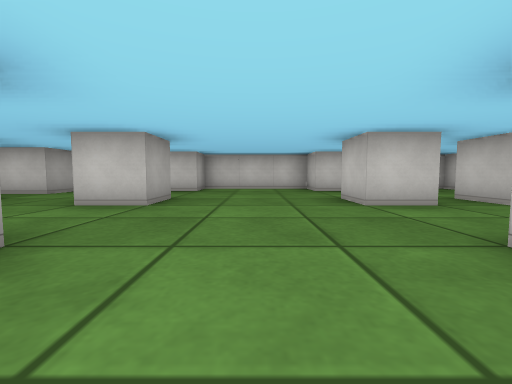
view 1 (above)

24 first-person views from a walk through a cub3D maze. The camera is about half as high as the walls, tilts 4° down and sees 90° across. The floor is counted in squares. Each view is taken from the middle of a square. On the plan, view 1 faces up. The plan holds only what a view shows up to about 9 squares ahead; the rest is blank.

view 2
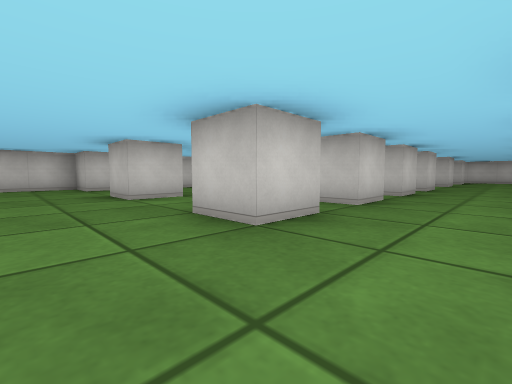

view 3
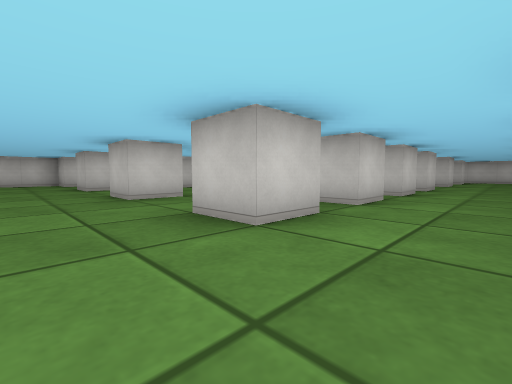

view 4
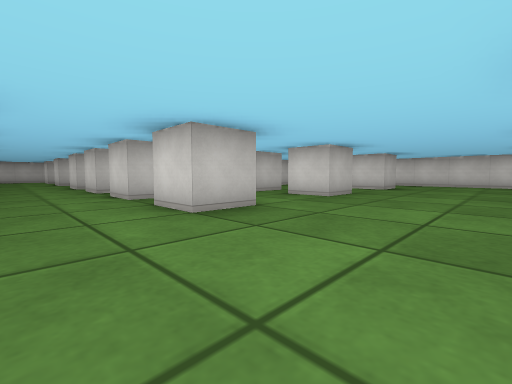

view 5
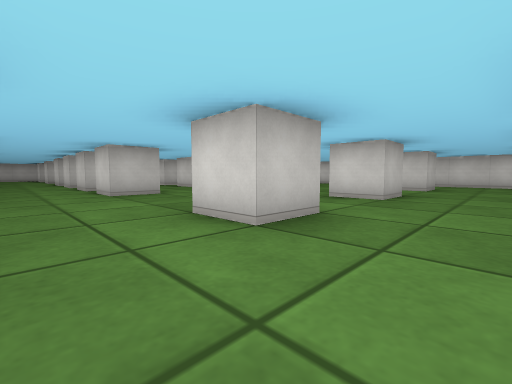

view 6
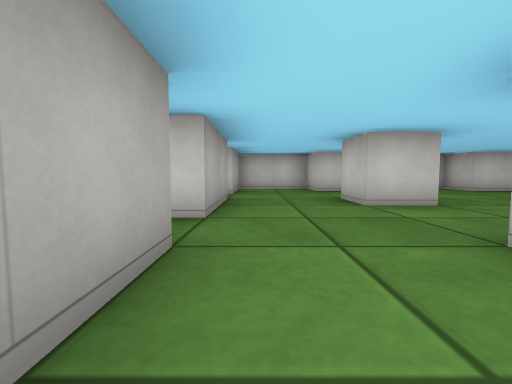

view 7
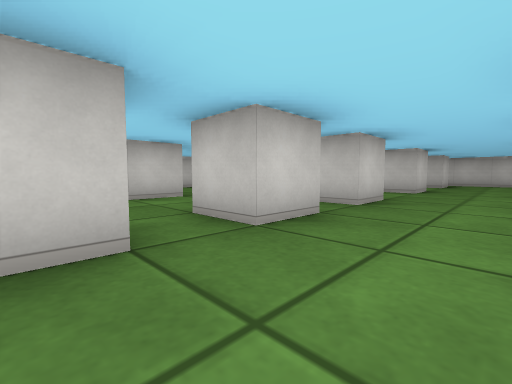

view 8
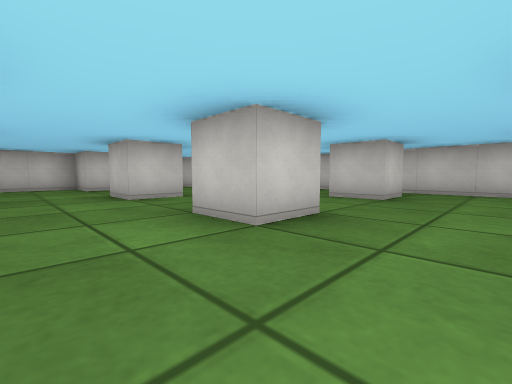

view 9
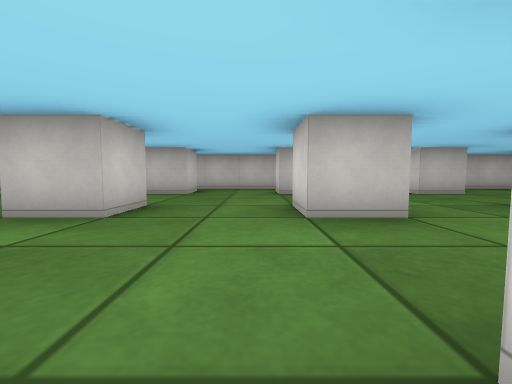

view 10
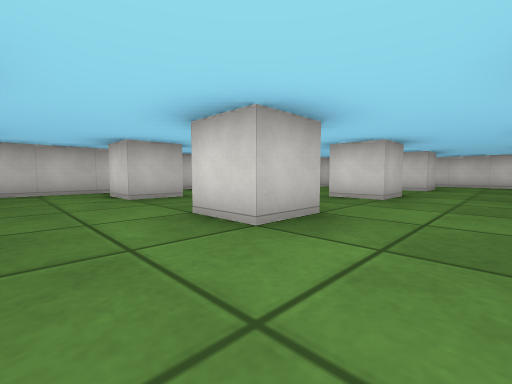

view 11
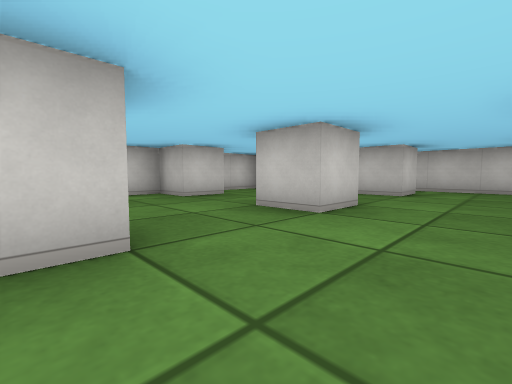

view 12
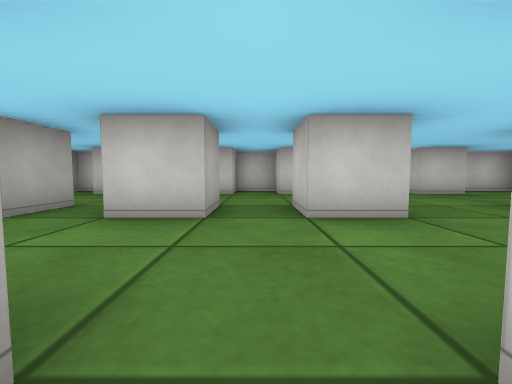

view 13
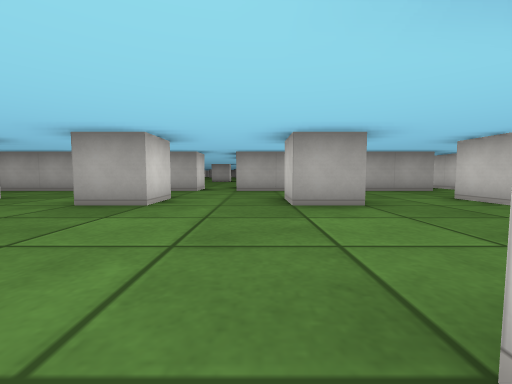

view 14
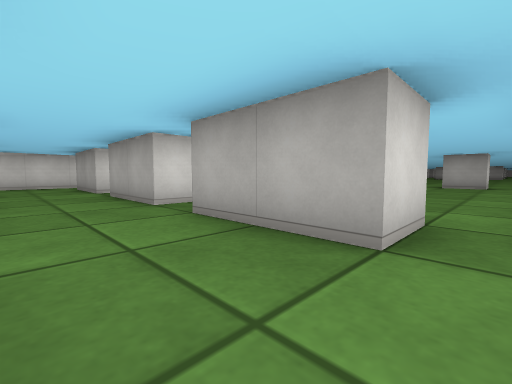

view 15
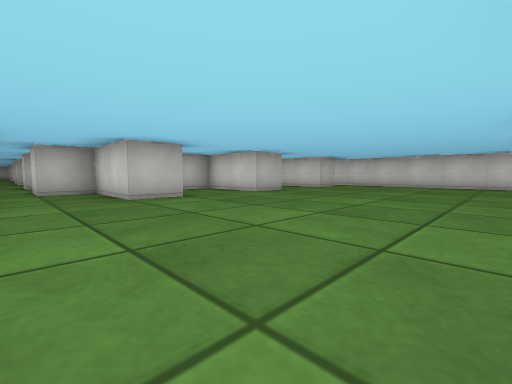

view 16
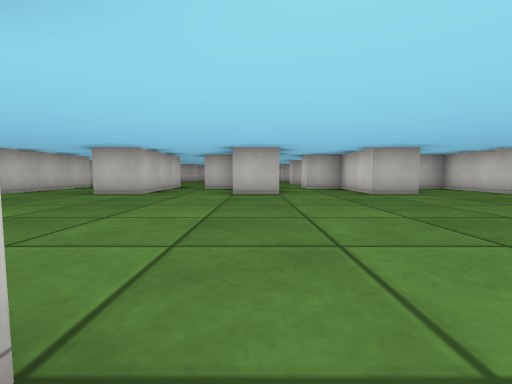

view 17
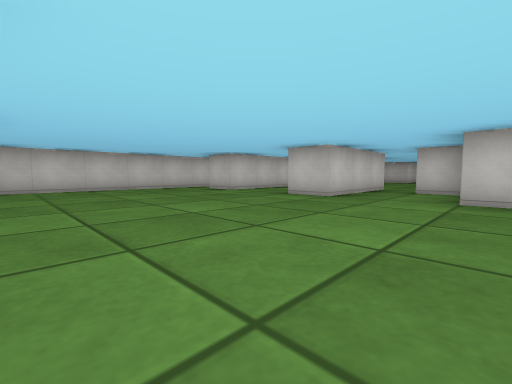

view 18
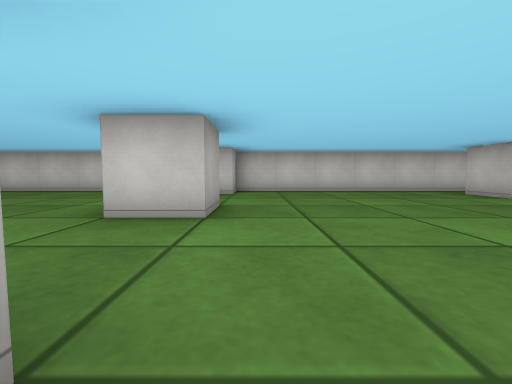

view 19
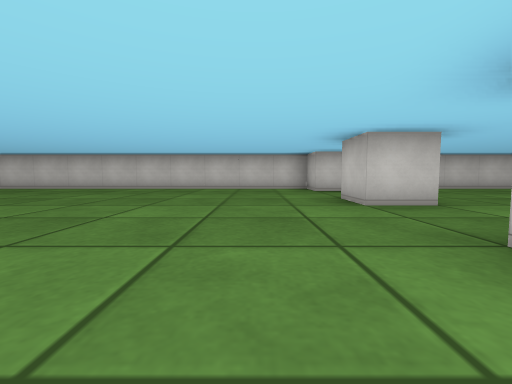

view 20
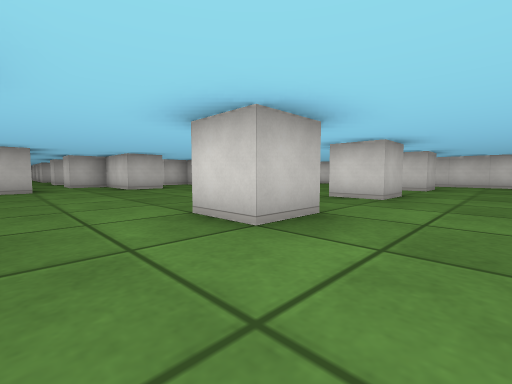

view 21
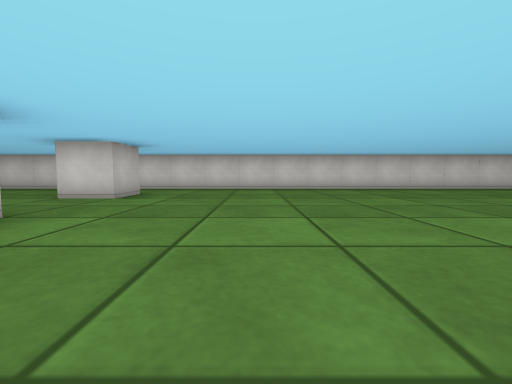

view 22
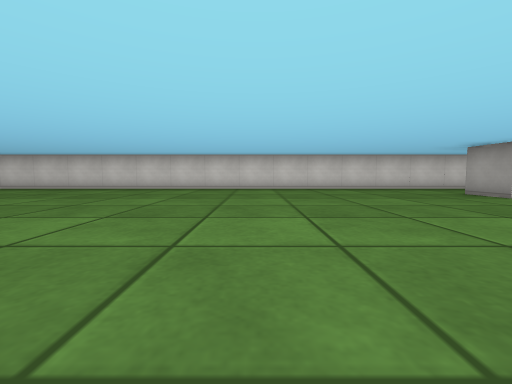

view 23
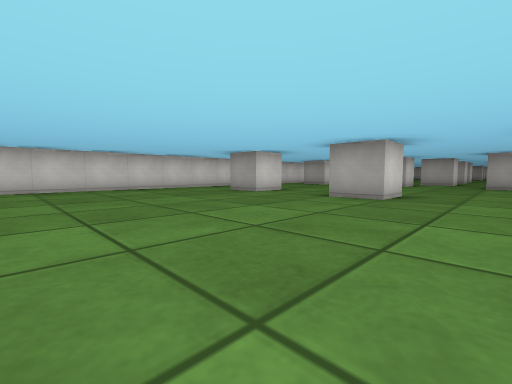

view 24
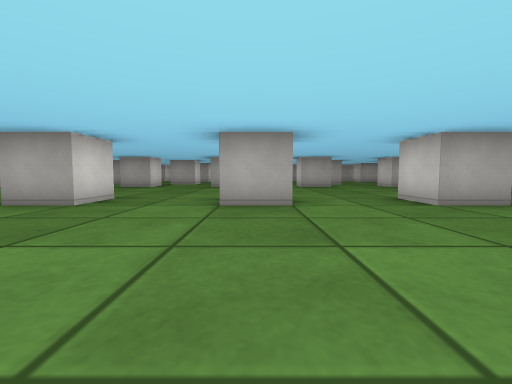

### Floor plan
Key: @ floor where view 1 was taken; # wall or solid block; . floor.
Columns run from 34 left of view 1 to 16 right of it. Each row starts with its distance up from view 1.
  8            ################# ####################
  7             .........#...... #..#...#.#.#.#..#..#
  6              ..............###..................
  5               ................................
  4                ......#.......#..#...#.#.#.#..#..#.#
  3                 ...........###....................#
  2  ..              ....................  ...........#
  1  ....#.           ...#.......#..#...#.#.#.#..#..#.#
  0 #.......           ........###....@...............#
 -1  ........          ...............................#
 -2      #....         ..#.......#..#...#.#.#.#..#..#.#
 -3 #..........       .........###................... #
 -4 ............     ...............................  #
 -5 .....#.......   .....#.......#..#...#.#    ..#..#
 -6 #............. ............###.......      ... ..
 -7    ......................... ........      ... ...#
 -8    ..#...............#...... #..#...#      ..#  #.#
 -9      ......................###.. ...       ..     #
-10     ......................    .. ...       ..
-11     #######################  #######       ###

Positions as (right, up) in squares from view 1, and headings:
1: (0, 0), facing up
2: (0, -1), facing up-right
3: (0, -4), facing up-right
4: (-1, 0), facing down-right
5: (-4, 0), facing down-right
6: (-4, 0), facing up
7: (4, -1), facing up-right
8: (9, -1), facing up-right
9: (8, -1), facing right
10: (9, 0), facing down-right
11: (8, 2), facing up-right
12: (7, 1), facing up
13: (2, 0), facing left
14: (-3, -1), facing down-left
15: (-12, -1), facing down-right
16: (-13, 0), facing right
17: (-12, 0), facing up-right
18: (-12, 1), facing up
19: (-15, 0), facing up
20: (-15, 0), facing down-right
21: (-16, -3), facing down
22: (-24, -3), facing down
23: (-24, -3), facing down-left
24: (-25, -2), facing left
